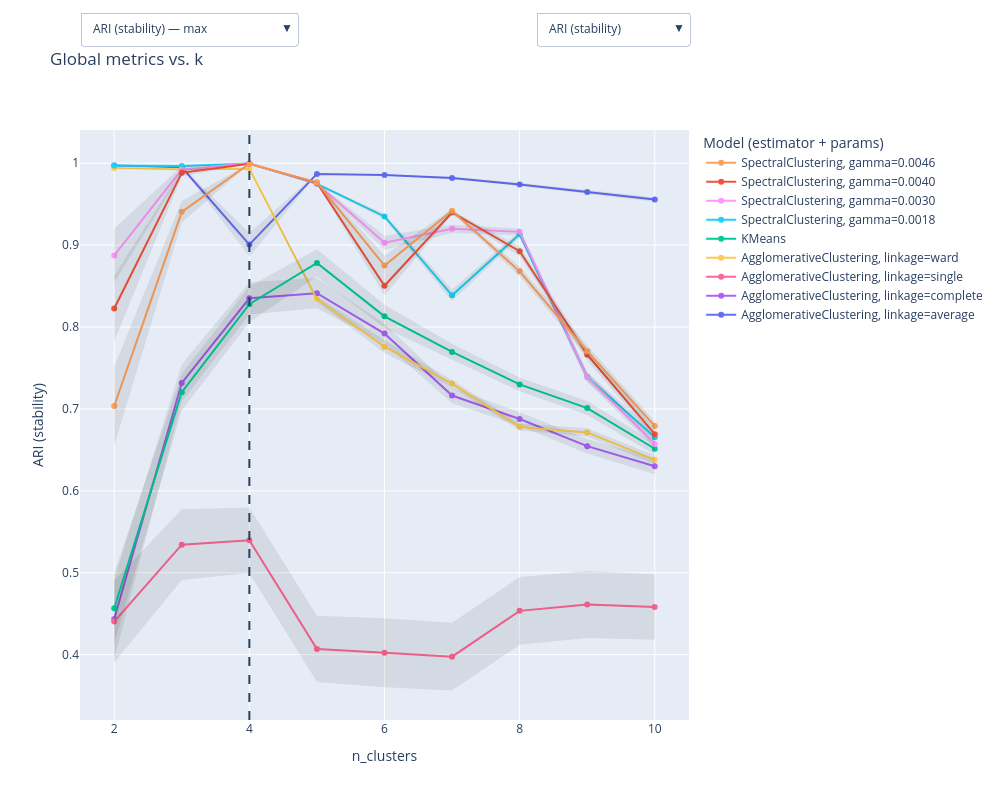

This figure's notebook cell:
### Code cell
val.plot_results(measure='s', rule='1se')
